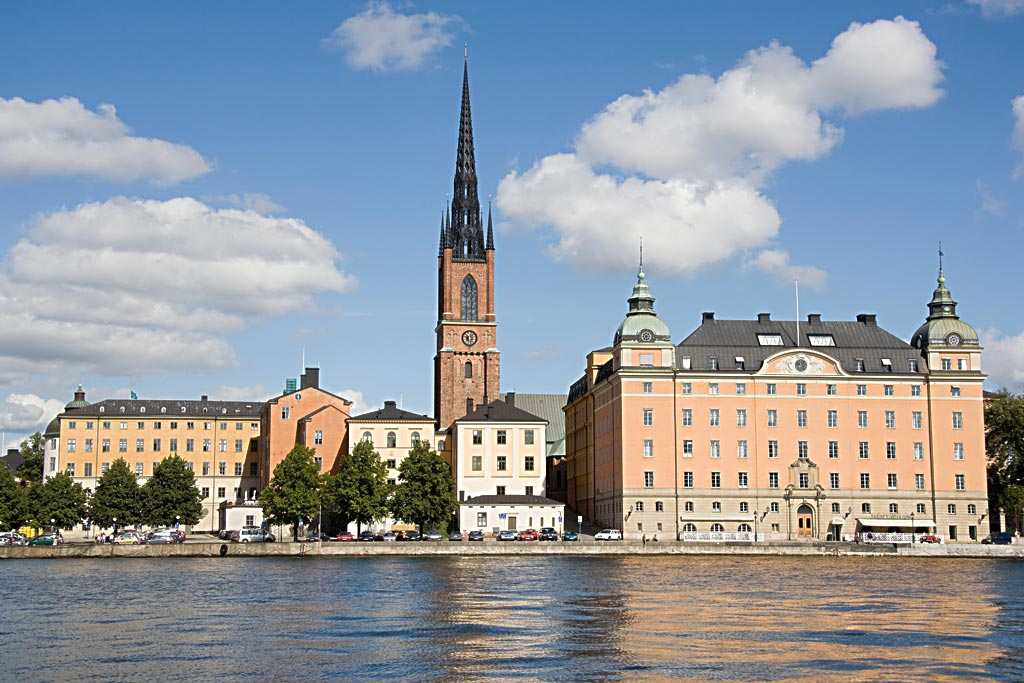
%> input picture images/image.jpg, 1024 x 683 px
$ octave finer_resolution_12.m   (GNU Octave 9; MATLAB toolbox functions it lacks are replaced by stand-ins)
%> lines starting %> are read from the running program, lines starting %| are printed output that depends on the picture
%starting picture is Complex number

%rectangular picture changed to a square picture
%read an image
IM=imread('image.jpg');
%> IM is the input picture: size 683x1024x3 uint8; mean R, G, B 142.1, 150.6, 160
IM=rgb2gray(IM);
%> IM: size 683x1024 uint8
IM=imresize(IM,0.4);
%> IM: size 274x410 uint8
IM=im2double(IM);
%> IM: size 274x410 double
IM=imcrop(IM,[1 1 255 255]);
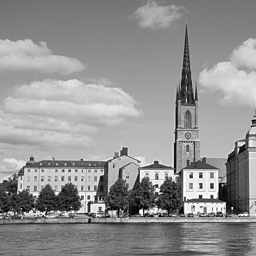
%> IM: size 256x256 double; min 0, max 1, mean 0.574
figure,imshow(IM);

%Generate black space outside of the picture
temp=zeros(1024,1024);
for x=385:640
    for y=385:640
        temp(x,y)=IM(x-384,y-384);
    end
end
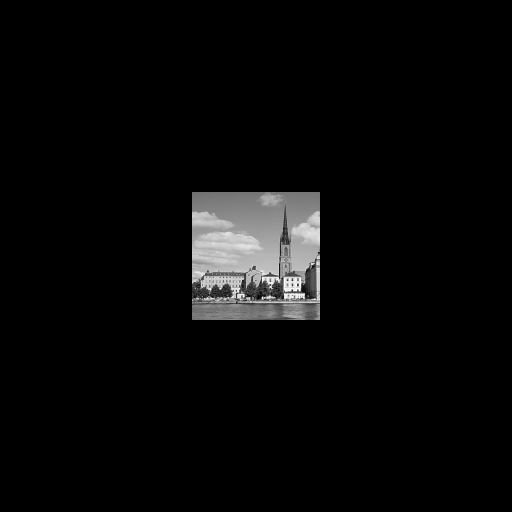
%> temp: size 1024x1024 double (shown at 1/2 size); min 0, max 1, mean 0.0359

IM=zeros(1024,1024);
for x=1:1024
    for y=1:1024
        IM(x,y)=temp(x,y);
    end
end

figure,imshow(IM);

%Generate randon angles, well actually not so random
%fai=2*pi*rand(771,771,'double');
%rand('seed',sum(100*clock));
IM_rand=rand(1024,1024,'double');
FFT_IM_rand=fft2(IM_rand);
FFT_IM_rand=fftshift(FFT_IM_rand);
FFT_IM_rand_angle=angle(FFT_IM_rand);

%get the frequency domain of the sharp image, simulate the experimental
%diffraction pattern
FFT_IM=fft2(IM);
FFT_IM=fftshift(FFT_IM);
%angle_exact=angle(FFT_IM);
FFT_IM=abs(FFT_IM);

%Generate a new image with the Fourier frequency of the sharp image and the random angles
FFT_IM_new=FFT_IM.*exp(1i*FFT_IM_rand_angle);
FFT_IM_new=fftshift(FFT_IM_new);
IM_new=ifft2(FFT_IM_new);
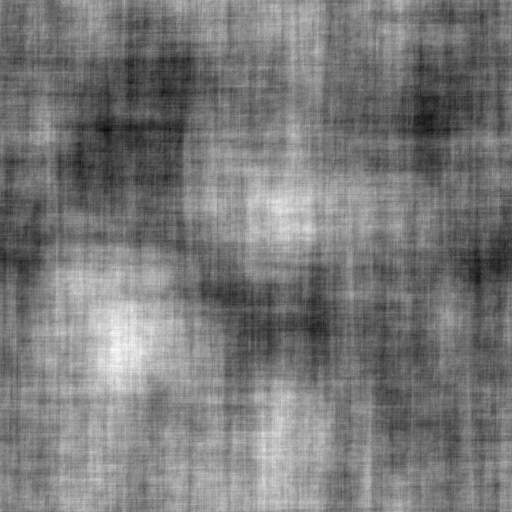
%> IM_new: size 1024x1024 double (shown at 1/2 size); min -0.483, max 0.607, mean 0.0359; drawn with min black and max white

IM_newer=zeros(1024);

for x=1:1:1024
    for y=1:1:1024
        if(x>384 && x<=640 && y>384 && y<=640)
            IM_newer(x,y)=IM_new(x,y);
        end
        if(x<=384 || x>640 || y<=384 || y>640)
            IM_newer(x,y)=IM(x,y)-0.8*IM_new(x,y);
        end
    end
end
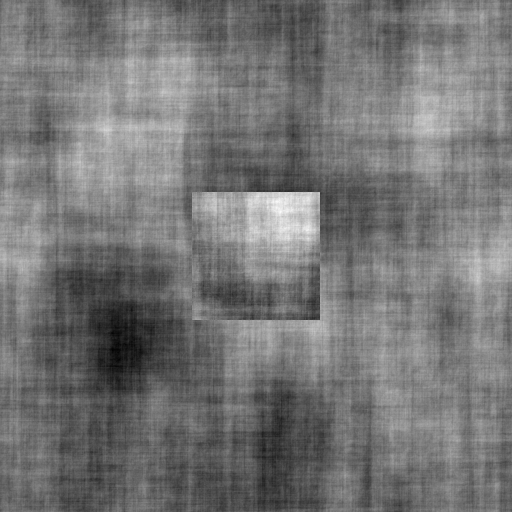
%> IM_newer: size 1024x1024 double (shown at 1/2 size); min -0.486, max 0.525, mean -0.0205; drawn with min black and max white


%Iteration between the real space and reciprocal space
Iteration=200;
%> (the run ends here)
